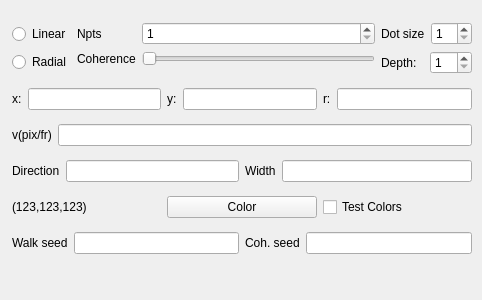
<?xml version="1.0" encoding="UTF-8"?>
<ui version="4.0">
 <class>FF2DCommandForm</class>
 <widget class="QWidget" name="FF2DCommandForm">
  <property name="geometry">
   <rect>
    <x>0</x>
    <y>0</y>
    <width>482</width>
    <height>300</height>
   </rect>
  </property>
  <property name="windowTitle">
   <string>FF2D Command</string>
  </property>
  <widget class="QWidget" name="layoutWidget">
   <property name="geometry">
    <rect>
     <x>12</x>
     <y>14</y>
     <width>460</width>
     <height>251</height>
    </rect>
   </property>
   <layout class="QVBoxLayout" name="verticalLayout_3">
    <item>
     <layout class="QHBoxLayout" name="horizontalLayout_15">
      <item>
       <layout class="QVBoxLayout" name="verticalLayout">
        <item>
         <widget class="QRadioButton" name="rbLinear">
          <property name="text">
           <string>Linear</string>
          </property>
         </widget>
        </item>
        <item>
         <widget class="QRadioButton" name="rbRadial">
          <property name="text">
           <string>Radial</string>
          </property>
         </widget>
        </item>
       </layout>
      </item>
      <item>
       <layout class="QFormLayout" name="formLayout">
        <item row="0" column="0">
         <widget class="QLabel" name="label">
          <property name="text">
           <string>Npts</string>
          </property>
         </widget>
        </item>
        <item row="0" column="1">
         <widget class="QSpinBox" name="sbNpts">
          <property name="minimum">
           <number>1</number>
          </property>
          <property name="maximum">
           <number>99999</number>
          </property>
         </widget>
        </item>
        <item row="1" column="0">
         <widget class="QLabel" name="label_2">
          <property name="text">
           <string>Coherence</string>
          </property>
         </widget>
        </item>
        <item row="1" column="1">
         <widget class="QSlider" name="slProb">
          <property name="orientation">
           <enum>Qt::Horizontal</enum>
          </property>
         </widget>
        </item>
       </layout>
      </item>
      <item>
       <layout class="QVBoxLayout" name="verticalLayout_2">
        <item>
         <layout class="QHBoxLayout" name="horizontalLayout_9">
          <item>
           <widget class="QLabel" name="label_10">
            <property name="text">
             <string>Dot size</string>
            </property>
           </widget>
          </item>
          <item>
           <widget class="QSpinBox" name="sbPixsz">
            <property name="minimum">
             <number>1</number>
            </property>
           </widget>
          </item>
         </layout>
        </item>
        <item>
         <layout class="QHBoxLayout" name="horizontalLayout_13">
          <item>
           <widget class="QLabel" name="label_12">
            <property name="text">
             <string>Depth:</string>
            </property>
           </widget>
          </item>
          <item>
           <widget class="QSpinBox" name="sbDepth">
            <property name="minimum">
             <number>1</number>
            </property>
           </widget>
          </item>
         </layout>
        </item>
       </layout>
      </item>
     </layout>
    </item>
    <item>
     <layout class="QHBoxLayout" name="horizontalLayout_14">
      <item>
       <layout class="QHBoxLayout" name="horizontalLayout">
        <item>
         <widget class="QLabel" name="label_3">
          <property name="text">
           <string>x:</string>
          </property>
         </widget>
        </item>
        <item>
         <widget class="QLineEdit" name="leX"/>
        </item>
       </layout>
      </item>
      <item>
       <layout class="QHBoxLayout" name="horizontalLayout_2">
        <item>
         <widget class="QLabel" name="label_4">
          <property name="text">
           <string>y:</string>
          </property>
         </widget>
        </item>
        <item>
         <widget class="QLineEdit" name="leY"/>
        </item>
       </layout>
      </item>
      <item>
       <layout class="QHBoxLayout" name="horizontalLayout_6">
        <item>
         <widget class="QLabel" name="label_11">
          <property name="text">
           <string>r:</string>
          </property>
         </widget>
        </item>
        <item>
         <widget class="QLineEdit" name="leR"/>
        </item>
       </layout>
      </item>
     </layout>
    </item>
    <item>
     <layout class="QHBoxLayout" name="horizontalLayout_3">
      <item>
       <widget class="QLabel" name="label_5">
        <property name="text">
         <string>v(pix/fr)</string>
        </property>
       </widget>
      </item>
      <item>
       <widget class="QLineEdit" name="leV"/>
      </item>
     </layout>
    </item>
    <item>
     <layout class="QHBoxLayout" name="horizontalLayout_7">
      <item>
       <layout class="QHBoxLayout" name="horizontalLayout_4">
        <item>
         <widget class="QLabel" name="label_6">
          <property name="text">
           <string>Direction</string>
          </property>
         </widget>
        </item>
        <item>
         <widget class="QLineEdit" name="leDir"/>
        </item>
       </layout>
      </item>
      <item>
       <layout class="QHBoxLayout" name="horizontalLayout_5">
        <item>
         <widget class="QLabel" name="label_7">
          <property name="text">
           <string>Width</string>
          </property>
         </widget>
        </item>
        <item>
         <widget class="QLineEdit" name="leW"/>
        </item>
       </layout>
      </item>
     </layout>
    </item>
    <item>
     <layout class="QHBoxLayout" name="horizontalLayout_8">
      <item>
       <widget class="QLabel" name="lbColor">
        <property name="text">
         <string>(123,123,123)</string>
        </property>
       </widget>
      </item>
      <item>
       <widget class="QPushButton" name="pbColor">
        <property name="text">
         <string>Color</string>
        </property>
       </widget>
      </item>
      <item>
       <widget class="QCheckBox" name="cbTest">
        <property name="text">
         <string>Test Colors</string>
        </property>
       </widget>
      </item>
     </layout>
    </item>
    <item>
     <layout class="QHBoxLayout" name="horizontalLayout_12">
      <item>
       <layout class="QHBoxLayout" name="horizontalLayout_11">
        <item>
         <widget class="QLabel" name="label_9">
          <property name="text">
           <string>Walk seed</string>
          </property>
         </widget>
        </item>
        <item>
         <widget class="QLineEdit" name="lePSeed"/>
        </item>
       </layout>
      </item>
      <item>
       <layout class="QHBoxLayout" name="horizontalLayout_10">
        <item>
         <widget class="QLabel" name="label_8">
          <property name="text">
           <string>Coh. seed</string>
          </property>
         </widget>
        </item>
        <item>
         <widget class="QLineEdit" name="leCSeed"/>
        </item>
       </layout>
      </item>
     </layout>
    </item>
   </layout>
  </widget>
 </widget>
 <resources/>
 <connections/>
</ui>
